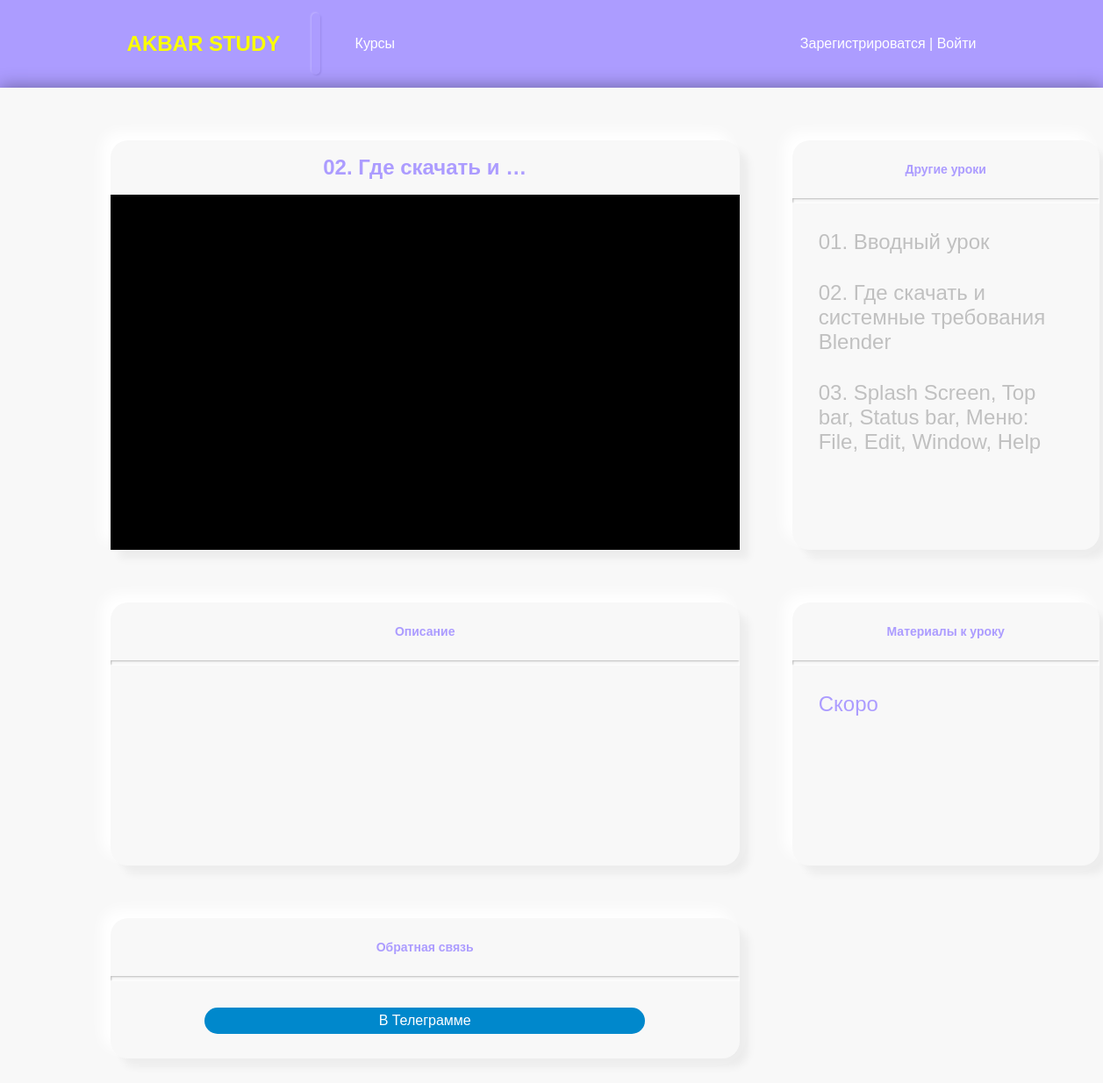
The app's page /lesson/7/1 with its own data.
### courses/models.py (models this page shows)
class Lesson(models.Model):
    name = models.CharField(max_length=150, verbose_name='Название')
    url = models.URLField(verbose_name='Ссылка на урок')
    content = models.TextField(verbose_name='Описание', blank=True)
    publish = models.BooleanField(default=True, verbose_name='Опубликовать?')
    course = models.ForeignKey(Course, verbose_name='Курс', on_delete=models.PROTECT)
    class Meta:
        verbose_name = 'Урок'
        verbose_name_plural = 'Уроки'

### courses/views.py (the view)
# urls.py: path('lesson/<int:lesson_id>/<int:course_id>', show_lesson, name='lesson'),
def show_lesson(request, lesson_id, course_id):
    courses = Course.objects.all()
    lesson = Lesson.objects.get(id=lesson_id)
    lessons = Lesson.objects.filter(course=course_id)
    context = {'lesson': lesson, 'lessons': lessons, 'courses': courses}
    return render(request, 'courses/lesson_page.html', context)

### courses/templates/courses/lesson_page.html (shortened to what this page needs)
{% extends "layout/basic.html" %}
{% load static %}
{% block content %}
<div class="wrapper-course">
    <div class="video grey-shadow-drop">
        <h1>{{ lesson.name|truncatewords_html:4|safe }}</h1>
        <div class="youtube"><iframe src="{{ lesson.url }}" frameborder="0" allow="accelerometer; autoplay; encrypted-media; gyroscope; picture-in-picture" allowfullscreen></iframe></div>
    </div>
    <div class="grey-shadow-drop">
        <h3>Другие уроки</h3>
        <div class="line"></div>
        {% for lesson in lessons %}
            {% url 'lesson' course_id=lesson.course.id lesson_id=lesson.pk as url %}
            <a href="{{ url }}{{ all }}"><h2 class="pointer1">{{ lesson.name }}</h2></a>
        {% endfor %}
    </div>
    <div class="hsomeworks grey-shadow-drop">
        <h3>Описание</h3>
        <div class="line"></div>
    </div>
    <div class="materials grey-shadow-drop">
        <h3>Материалы к уроку</h3>
        <div class="line"></div>
        <a href="#"><h2 class="pointer1">Скоро</h2></a>
    </div>
    <div class="homework_done grey-shadow-drop">
        <h3>Обратная связь</h3>
        <div class="line"></div>
        <a href="https://t.me/KINGokER"><div class="button_home">В Телеграмме</div></a>
    </div>
</div>
{% endblock %}

### courses/static/css/style.css (style rules this page uses)
* { margin: 0; padding: 0; }
body { font-family: 'Rubik', sans-serif; position: absolute; display: grid; align-items: center; min-height: 100%; width: 100%; background-color: #AC9CFF; }
a { text-decoration: none; justify-content: center; align-items: center; color: #000; }
.grey-shadow-drop { box-shadow: -10px -10px 15px #FFFFFF, 10px 10px 10px rgba(0, 0, 0, 0.05); border-radius: 20px; background: #F8F8F8; }
.wrapper-course { color: #AC9CFF; display: grid; grid-template-columns: 717px 350px; grid-column-gap: 60px; grid-row-gap: 60px; width: 80%; margin: 60px auto 60px auto; }
.wrapper-course h1 { font-weight: bold; font-size: 24px; margin-top: 17px; }
.wrapper-course h2 { margin: 30px 30px 30px 30px; font-size: 24px; font-weight: 300; }
.wrapper-course h3 { font-weight: bold; text-align: center; margin-top: 25px; font-size: 14px; }
.video { border-radius: 20px 20px 0px 0px; height: 467px; text-align: center; overflow: hidden; }
.youtube { width: 100%; height: 407px; background-color: #000; margin-top: 17px; }
.line { margin-top: 25px; width: 100%; height: 6px; background-color: #F8F8F8; box-shadow: inset -1px -1px 2px #FFFFFF, inset 1px 1px 2px rgba(0, 0, 0, 0.25); }
.materials { height: 300px; }
.materials h2 { color: #AC9CFF; }
.pointer1 { color: #C0C0C0; cursor: pointer; transition-duration: 0.3s; }
.homework_done { height: 160px; }
.button_home { display: grid; justify-content: center; align-items: center; color: #fff; height: 30px; width: 70%; margin: 0 auto; background-color: #0088cc; border-radius: 15px; margin-top: 30px; }
iframe { width: 100%; height: 100%; }

### records on screen
Lesson: name "02. Где скачать и …", name "02. Где скачать и системные требования Blender"
Lesson: name "01. Вводный урок"
Lesson: name "03. Splash Screen, Top bar, Status bar, Меню: File, Edit, Window, Help"
